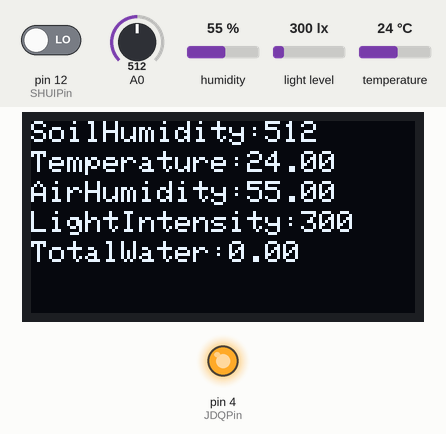
This sketch was run on a simulated Arduino Uno, built with avr-gcc and run on an emulated ATmega328P. Shown: 128×64 one-colour display, output pins drawn as LEDs (lit = HIGH). Wiring (inferred from the names in the program): BH1750 light sensor at I2C address 0x23. The inputs (shaded band) are chosen by the test bench; at power-on: humidity 55 %, light level 300 lx, pin 12 (SHUIPin) LOW, A0 = 512, temperature 24 °C. What the sketch prints to the serial monitor is not drawn.

Above: at 15.4 s.
15.5 s: humidity set to 22 %
At 30.4 s:
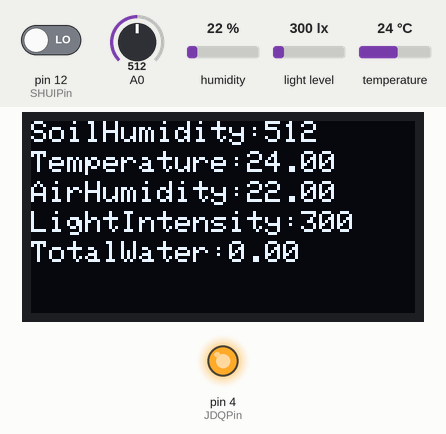
36.6 s: light level set to 40 lx
At 60.4 s:
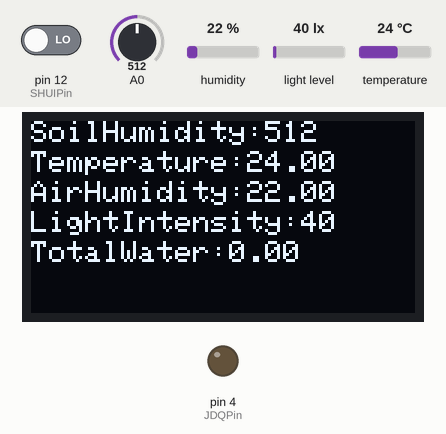
Timing chart, 0 to 60.7 s (numbered marks = the images above; inputs shaded):
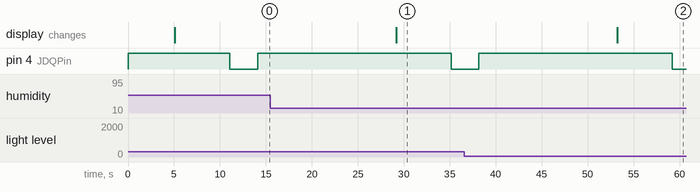

Measured:
- after the input at 15.5 s, the display: changes after 13.7 s (image 1)
- after the input at 36.6 s, the display: changes after 16.6 s (image 2)

The sketch:

Arduino_Code.ino
```cpp
#include <Wire.h>             //IIC通信库文件
#include <DHT.h>              //调用温湿度传感器的库文件
#include <Adafruit_GFX.h>     //引入驱动0.96寸OLED所需的图形库
#include <Adafruit_SSD1306.h> //SSD1306芯片的控制库

#define SCREEN_WIDTH 128      //设置OLED宽度,128像素
#define SCREEN_HEIGHT 64      //设置OLED高度,64像素
#define D 9                   //定义DHT11传感器引脚位
#define OLED_RESET 7          //自定义重置引脚,是Adafruit_SSD1306库文件所必需的
#define JDQPin 4              //执行器（继电器）引脚
#define SHUIPin 12            //定义连接到YF-S201信号输出引脚的Arduino数字输入引脚

float shi_du;                 //定义空气湿度变量
float wen_du;                 //定义温度变量
int tu_rang;                  //定义土壤湿度变量
uint16_t guang_zhao;          //定义光照强度变量
int BH1750dizhi = 0x23;       //定义GY-30的IIC地址
byte buff[2];                 //定义两个字节即十六位的数组存储GY-30的数据
int PV ,SV;

int X;                    //存储高电平脉冲的持续时间
int Y;                    //存储低电平脉冲的持续时间
float shijian;            //存储脉冲的总时间（高电平+低电平）
float pinlv;              //存储脉冲的频率
float shui;               //存储每秒流过的水量（升）
float LS;                 //存储每次循环流过的水量（升/秒）
float TOTAL;              //定义总灌溉量单位毫升
float ML;                 //单位毫升

DHT dht(D, DHT11);        //设置DHT11模块读取结果变量dht,实例化（引脚，类型）
Adafruit_SSD1306 display(SCREEN_WIDTH, SCREEN_HEIGHT, &Wire, OLED_RESET);//设置屏幕的大小、地址、复位引脚，必要时软件复位

/******执行模块******/
void water1(){
    digitalWrite(JDQPin,LOW);
    delay(1000);//打开1s继电器
    digitalWrite(JDQPin,HIGH);
    delay(10000);//延时10s渗透
}
void water2(){
    digitalWrite(JDQPin,LOW);
    delay(3000);//打开3s继电器
    digitalWrite(JDQPin,HIGH);
    delay(10000);//延时10s渗透
}
/*******************/

//读入传感器地址，接收传感器数据
int BH1750_Read(int dizhi)
{
  int i = 0;//用于计数接收到的数据字节数
  Wire.beginTransmission(dizhi);  //开始与BH1750设备的IIC通信，传入设备的地址
  Wire.requestFrom(dizhi, 2);     //从指定地址的设备请求2个字节的数据
  while (Wire.available())        //当IIC总线上有数据可读时，开始接收数据
  {
    buff[i] = Wire.read();        //接收一个字节（byte），从I2C总线读取一个字节（byte）的数据并存储在buff数组中
    i++;                          //增加接收数据的计数
  }
  Wire.endTransmission();         //结束IIC通信
  return i;                       //返回读取的数据字节数
}

//BH1750初始化
void BH1750_Init(int dizhi)
{
  Wire.beginTransmission(dizhi);  //开始与BH1750设备的IIC通信，传入设备的地址
  Wire.write(0x10);               //设置传感器为持续高分辨率模式，测量时间为120ms，持续且每次测量1 lux的光照
  Wire.endTransmission();         //结束IIC通信
}

//显示函数
void oled_display()
{
    display.clearDisplay();         //清除屏幕
    display.setTextColor(WHITE);    //设置字体颜色,白色可见
    display.setTextSize(1.5);       //设置字体大小
    display.setCursor(0, 0);        //设置oled中显示的位置
    display.print("SoilHumidity:");
    display.print(tu_rang);         //土壤湿度显示
    display.setCursor(0, 10);
    display.print("Temperature:");
    display.print(wen_du);          //温度显示
    display.setCursor(0, 20);
    display.print("AirHumidity:");
    display.print(shi_du);          //空气湿度显示
    display.setCursor(0, 30);
    display.print("LightIntensity:");
    display.print(guang_zhao);      //光照强度显示
    display.setCursor(0, 40);
    display.print("TotalWater:");
    display.print(TOTAL);           //灌溉量显示
}

//自动浇水
void zidong(){
    if(PV > 224 && PV < 344){
      digitalWrite(JDQPin,HIGH);  //继电器关闭
    }else{
      if(PV > 344 && PV < 464){
      water1();   //缺水，浇水1s
    }else{
      if(PV > 464 && PV < 584){
        water2(); //严重缺水，浇水3s
        }
      }
    }
}

//手动浇水
void shoudong(){
    if(SV > 224 && SV < 344){
      digitalWrite(JDQPin,HIGH);  //继电器关闭
    }else{
      if(SV > 344 && SV < 464){
        water1();   //缺水，浇水1s
    }else{
      if(SV > 464 && SV < 584){
        water2();   //严重缺水，浇水3s
        }
      }
    }
}

/******初始化设置******/
void setup()
{
  Wire.begin();             //初始化Wire库
  Serial.begin(115200);     //设置波特率（必须与接收端一致）

  display.begin(SSD1306_SWITCHCAPVCC, 0x3C);//初始化OLED并设置其IIC地址为0x3C
  dht.begin();              //dht对象初始化

  BH1750_Init(BH1750dizhi); //BH1750地址初始化0x23

  pinMode(SHUIPin, INPUT);  //将YF-S201的信号引脚设置为输入模式

  pinMode(A0, INPUT);       //土壤湿度模拟引脚设置为输入模式

  pinMode(JDQPin,OUTPUT);   //继电器引脚初始化
  digitalWrite(JDQPin,HIGH);

}
/*********************/

void loop() {
  /******数据采集模块******/
    //读取土壤湿度数据
    tu_rang = analogRead(A0);       //测量范围224-584
    delay(1000);                    //延时更新数据

    //读取温湿度数据
    shi_du = dht.readHumidity();    //读dht11湿度数据
    wen_du = dht.readTemperature(); //读dht11温度(摄氏度)
    delay(1000);                    //延时更新数据

    //读取光照强度数据
    if (2 == BH1750_Read(BH1750dizhi))  {
      if (buff[0] == 255 && buff[1] == 255){
          guang_zhao = 65535;       //光照达到最强或者数据溢出时的数据
        } else {
          guang_zhao = ((buff[0] << 8) | buff[1]) / 1.2; //BH1750芯片手册中规定的数值计算方式
        }
    }
    delay(1000);                    //延时更新数据

    //读取灌溉量数据
    X = pulseIn(SHUIPin, HIGH); //读取高电平脉冲的持续时间
    Y = pulseIn(SHUIPin, LOW);  //读取低电平脉冲的持续时间
    shijian = X + Y;            //计算一个脉冲周期总时间
    if(shijian == 0.0){         //没有水流经过时
      TOTAL;                    //灌溉量数据暂存
    }else{
      pinlv = 1000000.0 / shijian;          //时间单位us，计算脉冲频率（单位：Hz）
      shui = pinlv / 7.5;                   //根据YF-S201的规格，每7.5Hz代表每分钟1升水
      LS = shui / 60.0;                     //将每分钟的流量转换为每秒的流量
      ML = (shijian / 1000000.0) * LS * 1000.0;//毫升(ml)=时间(s)*流量(L/s)*1000
      TOTAL = TOTAL + ML;                   //累加总流量毫升
    }
  /***********************/


  /******显示模块******/
    oled_display();         //display显示函数
    display.display();      //display更新屏幕
 /******************/

    Serial.println("ST");   //标记
    Serial.println(shi_du); //发送湿度数据到串口
    delay(1000);

    Serial.println("AH");   //标记
    Serial.println(wen_du); //发送温度数据到串口
    delay(1000);

    Serial.println("AT");     //标记
    Serial.println(tu_rang);  //发送土壤湿度数据到串口
    delay(1000);

    Serial.println("SH");           //标记
    Serial.println(guang_zhao,DEC); //以十进制发送光照数据到串口
    delay(1000);

    Serial.println("LI");   //标记
    Serial.println(TOTAL);  //发送灌溉量数据到串口
    delay(1000);

    Serial.println("EN");   //标记
    delay(1000);

  /******算法模块******/
    PV = tu_rang;     //PV实际范围224~584，划分为湿，润，干，224，344，464，584且与湿度成反比
    zidong();         //自动浇水
    if(Serial.available() > 0){//查找串口接收缓冲区的数据
      if(Serial.findUntil("SHU","ZI") == 1){//如果发现滑块反馈的数据
        SV = Serial.parseInt();//设置该值为期望值SV
        shoudong();   //手动浇水
        }
    }
 /******************/
}
```
